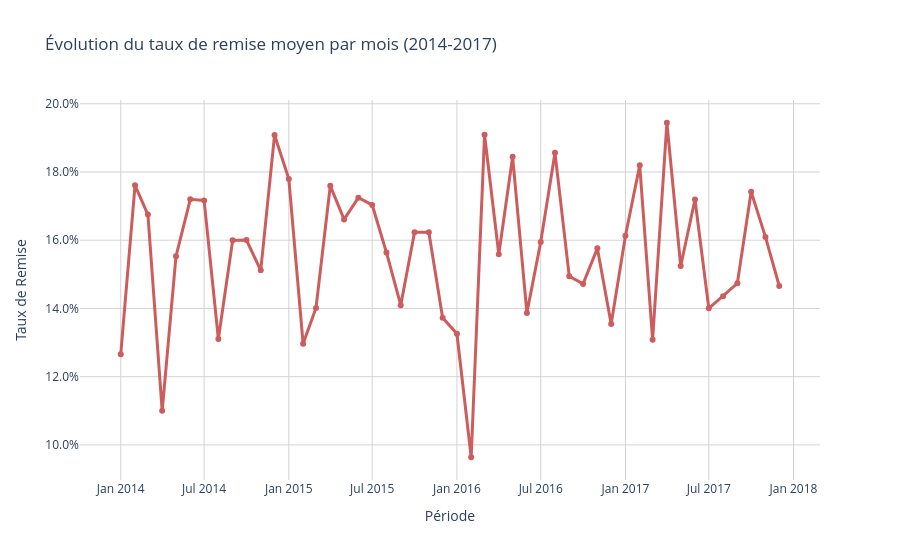

Here is the notebook cell this chart was saved with:
### Markdown cell above
#### Vérification de l'hypothèse 01

### Code cell
df_discount_verif = df.groupby(['Order Year', 'Order Month'], as_index=False)[['Discount']].mean()
df_discount_verif['Période'] = pd.to_datetime(df_discount_verif['Order Year'].astype(str) + '-' + df_discount_verif['Order Month'].astype(str).str.zfill(2))#+ '-' + df_trend['Order Day'].astype(str).str.zfill(2))
df_discount_verif = df_discount_verif.sort_values(by='Période')

fig2 = go.Figure()

fig2.add_trace(go.Scatter(x=df_discount_verif['Période'], y=df_discount_verif['Discount'], 
                          mode='lines+markers', name='Remise moyenne', line=dict(color='indianred', width=3)))

fig2.update_layout(
    title='Évolution du taux de remise moyen par mois (2014-2017)',
    xaxis_title='Période',
    yaxis=dict(title='Taux de Remise', tickformat='.1%'),
    plot_bgcolor='white', hovermode='x unified',
    legend=dict(orientation="h", yanchor="bottom", y=1.02, xanchor="right", x=1)
)

fig2.update_xaxes(showgrid=True, gridcolor='LightGray')
fig2.update_yaxes(showgrid=True, gridcolor='LightGray')

fig2.show()

### Figure 1 — Plotly figure (JSON) as saved in the notebook; plotly's stock layout.template omitted (floating-point values rounded to 4 significant figures)
{"data": [{"line": {"color": "indianred", "width": 3}, "mode": "lines+markers", "name": "Remise moyenne", "type": "scatter", "x": ["2014-01-01T00:00:00.000000", "2014-02-01T00:00:00.000000", "2014-03-01T00:00:00.000000", "2014-04-01T00:00:00.000000", "2014-05-01T00:00:00.000000", "2014-06-01T00:00:00.000000", "2014-07-01T00:00:00.000000", "2014-08-01T00:00:00.000000", "2014-09-01T00:00:00.000000", "2014-10-01T00:00:00.000000", "2014-11-01T00:00:00.000000", "2014-12-01T00:00:00.000000", "2015-01-01T00:00:00.000000", "2015-02-01T00:00:00.000000", "2015-03-01T00:00:00.000000", "2015-04-01T00:00:00.000000", "2015-05-01T00:00:00.000000", "2015-06-01T00:00:00.000000", "2015-07-01T00:00:00.000000", "2015-08-01T00:00:00.000000", "2015-09-01T00:00:00.000000", "2015-10-01T00:00:00.000000", "2015-11-01T00:00:00.000000", "2015-12-01T00:00:00.000000", "2016-01-01T00:00:00.000000", "2016-02-01T00:00:00.000000", "2016-03-01T00:00:00.000000", "2016-04-01T00:00:00.000000", "2016-05-01T00:00:00.000000", "2016-06-01T00:00:00.000000", "2016-07-01T00:00:00.000000", "2016-08-01T00:00:00.000000", "2016-09-01T00:00:00.000000", "2016-10-01T00:00:00.000000", "2016-11-01T00:00:00.000000", "2016-12-01T00:00:00.000000", "2017-01-01T00:00:00.000000", "2017-02-01T00:00:00.000000", "2017-03-01T00:00:00.000000", "2017-04-01T00:00:00.000000", "2017-05-01T00:00:00.000000", "2017-06-01T00:00:00.000000", "2017-07-01T00:00:00.000000", "2017-08-01T00:00:00.000000", "2017-09-01T00:00:00.000000", "2017-10-01T00:00:00.000000", "2017-11-01T00:00:00.000000", "2017-12-01T00:00:00.000000"], "y": [0.1266, 0.1761, 0.1675, 0.11, 0.1553, 0.172, 0.1717, 0.131, 0.16, 0.1601, 0.1512, 0.1908, 0.1779, 0.1297, 0.1401, 0.1759, 0.1661, 0.1725, 0.1704, 0.1564, 0.141, 0.1623, 0.1623, 0.1372, 0.1326, 0.09639, 0.1909, 0.1559, 0.1844, 0.1387, 0.1595, 0.1856, 0.1494, 0.1472, 0.1576, 0.1354, 0.1613, 0.182, 0.1308, 0.1944, 0.1524, 0.1719, 0.14, 0.1436, 0.1474, 0.1742, 0.161, 0.1466]}], "layout": {"hovermode": "x unified", "legend": {"orientation": "h", "x": 1, "xanchor": "right", "y": 1.02, "yanchor": "bottom"}, "plot_bgcolor": "white", "title": {"text": "Évolution du taux de remise moyen par mois (2014-2017)"}, "xaxis": {"gridcolor": "LightGray", "showgrid": true, "title": {"text": "Période"}}, "yaxis": {"gridcolor": "LightGray", "showgrid": true, "tickformat": ".1%", "title": {"text": "Taux de Remise"}}}}
